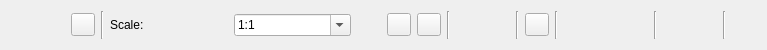
<?xml version="1.0" encoding="UTF-8"?>
<ui version="4.0">
 <class>PrintPreview</class>
 <widget class="QWidget" name="PrintPreview">
  <property name="geometry">
   <rect>
    <x>0</x>
    <y>0</y>
    <width>767</width>
    <height>50</height>
   </rect>
  </property>
  <layout class="QHBoxLayout">
   <item>
    <widget class="QToolButton" name="Done">
     <property name="toolTip">
      <string>Close Print Preview</string>
     </property>
     <property name="icon">
      <iconset>
       <normaloff>Close.svg</normaloff>Close.svg</iconset>
     </property>
     <property name="toolButtonStyle">
      <enum>Qt::ToolButtonIconOnly</enum>
     </property>
     <property name="autoRaise">
      <bool>true</bool>
     </property>
    </widget>
   </item>
   <item>
    <widget class="QToolButton" name="Print">
     <property name="toolTip">
      <string>Print...</string>
     </property>
     <property name="icon">
      <iconset>
       <normaloff>Print.svg</normaloff>Print.svg</iconset>
     </property>
     <property name="toolButtonStyle">
      <enum>Qt::ToolButtonIconOnly</enum>
     </property>
     <property name="autoRaise">
      <bool>true</bool>
     </property>
    </widget>
   </item>
   <item>
    <widget class="QToolButton" name="PdfExport">
     <property name="toolTip">
      <string>Export as PDF...</string>
     </property>
     <property name="icon">
      <iconset>
       <normaloff>PdfExport.svg</normaloff>PdfExport.svg</iconset>
     </property>
    </widget>
   </item>
   <item>
    <widget class="Line" name="line_5">
     <property name="orientation">
      <enum>Qt::Vertical</enum>
     </property>
    </widget>
   </item>
   <item>
    <widget class="QLabel" name="label">
     <property name="text">
      <string>Scale:</string>
     </property>
     <property name="buddy">
      <cstring>Scale</cstring>
     </property>
     <property name="Shortcut" stdset="0">
      <string>,S</string>
     </property>
    </widget>
   </item>
   <item>
    <widget class="RMathComboBox" name="Scale">
     <property name="minimumSize">
      <size>
       <width>90</width>
       <height>0</height>
      </size>
     </property>
     <property name="toolTip">
      <string>Drawing Scale</string>
     </property>
     <property name="editable">
      <bool>true</bool>
     </property>
     <property name="insertPolicy">
      <enum>QComboBox::NoInsert</enum>
     </property>
     <item>
      <property name="text">
       <string notr="true">1:1</string>
      </property>
     </item>
    </widget>
   </item>
   <item>
    <widget class="QToolButton" name="Offset">
     <property name="toolTip">
      <string>Move Paper Position</string>
     </property>
     <property name="icon">
      <iconset>
       <normaloff>CursorHand.svg</normaloff>CursorHand.svg</iconset>
     </property>
     <property name="Shortcut">
      <string>,M</string>
     </property>
     <property name="checkable">
      <bool>true</bool>
     </property>
     <property name="autoRaise">
      <bool>true</bool>
     </property>
    </widget>
   </item>
   <item>
    <widget class="QToolButton" name="AutoFitDrawing">
     <property name="toolTip">
      <string>Auto fit drawing to page(s)</string>
     </property>
     <property name="icon">
      <iconset>
       <normaloff>AutoFitDrawing.svg</normaloff>AutoFitDrawing.svg</iconset>
     </property>
     <property name="Shortcut">
      <string>,A</string>
     </property>
    </widget>
   </item>
   <item>
    <widget class="QToolButton" name="AutoCenter">
     <property name="toolTip">
      <string>Auto Center</string>
     </property>
     <property name="icon">
      <iconset>
       <normaloff>AutoCenter.svg</normaloff>AutoCenter.svg</iconset>
     </property>
     <property name="Shortcut">
      <string>,C</string>
     </property>
    </widget>
   </item>
   <item>
    <widget class="Line" name="line_2">
     <property name="orientation">
      <enum>Qt::Vertical</enum>
     </property>
    </widget>
   </item>
   <item>
    <widget class="QToolButton" name="Portrait">
     <property name="toolTip">
      <string>Portrait</string>
     </property>
     <property name="icon">
      <iconset>
       <normaloff>Portrait.svg</normaloff>Portrait.svg</iconset>
     </property>
     <property name="Shortcut">
      <string>,P</string>
     </property>
     <property name="checkable">
      <bool>true</bool>
     </property>
     <property name="autoRaise">
      <bool>true</bool>
     </property>
     <attribute name="buttonGroup">
      <string notr="true">PageOrientation</string>
     </attribute>
    </widget>
   </item>
   <item>
    <widget class="QToolButton" name="Landscape">
     <property name="toolTip">
      <string>Landscape</string>
     </property>
     <property name="icon">
      <iconset>
       <normaloff>Landscape.svg</normaloff>Landscape.svg</iconset>
     </property>
     <property name="Shortcut">
      <string>,L</string>
     </property>
     <property name="checkable">
      <bool>true</bool>
     </property>
     <property name="autoRaise">
      <bool>true</bool>
     </property>
     <attribute name="buttonGroup">
      <string notr="true">PageOrientation</string>
     </attribute>
    </widget>
   </item>
   <item>
    <widget class="Line" name="line_8">
     <property name="orientation">
      <enum>Qt::Vertical</enum>
     </property>
    </widget>
   </item>
   <item>
    <widget class="QToolButton" name="AutoZoomToPage">
     <property name="toolTip">
      <string>Auto zoom to page</string>
     </property>
     <property name="icon">
      <iconset>
       <normaloff>AutoZoomToPage.svg</normaloff>AutoZoomToPage.svg</iconset>
     </property>
     <property name="Shortcut">
      <string>,Z</string>
     </property>
    </widget>
   </item>
   <item>
    <widget class="Line" name="line_3">
     <property name="orientation">
      <enum>Qt::Vertical</enum>
     </property>
    </widget>
   </item>
   <item>
    <widget class="QToolButton" name="FullColor">
     <property name="toolTip">
      <string>Full Color Mode</string>
     </property>
     <property name="icon">
      <iconset>
       <normaloff>ColorModeFullColor.svg</normaloff>ColorModeFullColor.svg</iconset>
     </property>
     <property name="Shortcut">
      <string>,R</string>
     </property>
     <property name="checkable">
      <bool>true</bool>
     </property>
     <property name="checked">
      <bool>false</bool>
     </property>
     <property name="autoRaise">
      <bool>true</bool>
     </property>
     <attribute name="buttonGroup">
      <string notr="true">ColorMode</string>
     </attribute>
    </widget>
   </item>
   <item>
    <widget class="QToolButton" name="Grayscale">
     <property name="toolTip">
      <string>Grayscale Mode</string>
     </property>
     <property name="icon">
      <iconset>
       <normaloff>ColorModeGrayscale.svg</normaloff>ColorModeGrayscale.svg</iconset>
     </property>
     <property name="Shortcut">
      <string>,G</string>
     </property>
     <property name="checkable">
      <bool>true</bool>
     </property>
     <property name="autoRaise">
      <bool>true</bool>
     </property>
     <attribute name="buttonGroup">
      <string notr="true">ColorMode</string>
     </attribute>
    </widget>
   </item>
   <item>
    <widget class="QToolButton" name="BlackWhite">
     <property name="toolTip">
      <string>Black / White Mode</string>
     </property>
     <property name="icon">
      <iconset>
       <normaloff>ColorModeBlackWhite.svg</normaloff>ColorModeBlackWhite.svg</iconset>
     </property>
     <property name="Shortcut">
      <string>,B</string>
     </property>
     <property name="checkable">
      <bool>true</bool>
     </property>
     <property name="autoRaise">
      <bool>true</bool>
     </property>
     <attribute name="buttonGroup">
      <string notr="true">ColorMode</string>
     </attribute>
    </widget>
   </item>
   <item>
    <widget class="Line" name="line_4">
     <property name="orientation">
      <enum>Qt::Vertical</enum>
     </property>
    </widget>
   </item>
   <item>
    <widget class="QToolButton" name="ShowPaperBorders">
     <property name="toolTip">
      <string>Show Paper Borders</string>
     </property>
     <property name="icon">
      <iconset>
       <normaloff>ShowPaperBorders.svg</normaloff>ShowPaperBorders.svg</iconset>
     </property>
     <property name="Shortcut">
      <string>,D</string>
     </property>
     <property name="checkable">
      <bool>true</bool>
     </property>
     <property name="checked">
      <bool>false</bool>
     </property>
     <property name="autoRaise">
      <bool>true</bool>
     </property>
    </widget>
   </item>
   <item>
    <widget class="QToolButton" name="PrintCropMarks">
     <property name="toolTip">
      <string>Print Crop Marks</string>
     </property>
     <property name="icon">
      <iconset>
       <normaloff>CropMarks.svg</normaloff>CropMarks.svg</iconset>
     </property>
     <property name="Shortcut">
      <string>,O</string>
     </property>
     <property name="checkable">
      <bool>true</bool>
     </property>
     <property name="autoRaise">
      <bool>true</bool>
     </property>
    </widget>
   </item>
   <item>
    <widget class="Line" name="line">
     <property name="orientation">
      <enum>Qt::Vertical</enum>
     </property>
    </widget>
   </item>
   <item>
    <widget class="QToolButton" name="ShowMoreOptions">
     <property name="toolTip">
      <string>Show More Options</string>
     </property>
     <property name="autoRaise">
      <bool>true</bool>
     </property>
    </widget>
   </item>
  </layout>
 </widget>
 <customwidgets>
  <customwidget>
   <class>RMathComboBox</class>
   <extends>QComboBox</extends>
   <header>RMathComboBox.h</header>
  </customwidget>
 </customwidgets>
 <resources/>
 <connections/>
 <buttongroups>
  <buttongroup name="PageOrientation"/>
  <buttongroup name="ColorMode"/>
 </buttongroups>
</ui>
